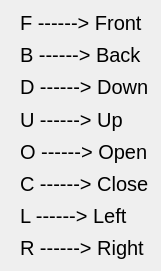
   <widget class="QWidget" name="widget_tips" native="true">
    <property name="geometry">
     <rect>
      <x>60</x>
      <y>170</y>
      <width>161</width>
      <height>271</height>
     </rect>
    </property>
    <widget class="QWidget" name="layoutWidget">
     <property name="geometry">
      <rect>
       <x>20</x>
       <y>10</y>
       <width>131</width>
       <height>251</height>
      </rect>
     </property>
     <layout class="QVBoxLayout" name="verticalLayout_tips">
      <item>
       <widget class="QLabel" name="label_tips3">
        <property name="font">
         <font>
          <pointsize>15</pointsize>
          <weight>50</weight>
          <italic>false</italic>
          <bold>false</bold>
         </font>
        </property>
        <property name="layoutDirection">
         <enum>Qt::LeftToRight</enum>
        </property>
        <property name="styleSheet">
         <string notr="true">background-color: rgb(255, 255, 255, 0);</string>
        </property>
        <property name="text">
         <string>F ------&gt; Front</string>
        </property>
        <property name="alignment">
         <set>Qt::AlignLeading|Qt::AlignLeft|Qt::AlignVCenter</set>
        </property>
       </widget>
      </item>
      <item>
       <widget class="QLabel" name="label_tips2">
        <property name="font">
         <font>
          <pointsize>15</pointsize>
          <weight>50</weight>
          <italic>false</italic>
          <bold>false</bold>
         </font>
        </property>
        <property name="styleSheet">
         <string notr="true">background-color: rgb(255, 255, 255, 0);</string>
        </property>
        <property name="text">
         <string>B ------&gt; Back</string>
        </property>
        <property name="alignment">
         <set>Qt::AlignLeading|Qt::AlignLeft|Qt::AlignVCenter</set>
        </property>
       </widget>
      </item>
      <item>
       <widget class="QLabel" name="label_tips4">
        <property name="font">
         <font>
          <pointsize>15</pointsize>
          <weight>50</weight>
          <italic>false</italic>
          <bold>false</bold>
         </font>
        </property>
        <property name="styleSheet">
         <string notr="true">background-color: rgb(255, 255, 255, 0);</string>
        </property>
        <property name="text">
         <string>D ------&gt; Down</string>
        </property>
        <property name="alignment">
         <set>Qt::AlignLeading|Qt::AlignLeft|Qt::AlignVCenter</set>
        </property>
       </widget>
      </item>
      <item>
       <widget class="QLabel" name="label_tips1_3">
        <property name="font">
         <font>
          <pointsize>15</pointsize>
          <weight>50</weight>
          <italic>false</italic>
          <bold>false</bold>
         </font>
        </property>
        <property name="styleSheet">
         <string notr="true">background-color: rgb(255, 255, 255, 0);</string>
        </property>
        <property name="text">
         <string>U ------&gt; Up</string>
        </property>
        <property name="alignment">
         <set>Qt::AlignLeading|Qt::AlignLeft|Qt::AlignVCenter</set>
        </property>
       </widget>
      </item>
      <item>
       <widget class="QLabel" name="label_tips1_2">
        <property name="font">
         <font>
          <pointsize>15</pointsize>
          <weight>50</weight>
          <italic>false</italic>
          <bold>false</bold>
         </font>
        </property>
        <property name="styleSheet">
         <string notr="true">background-color: rgb(255, 255, 255, 0);</string>
        </property>
        <property name="text">
         <string>O ------&gt; Open</string>
        </property>
        <property name="alignment">
         <set>Qt::AlignLeading|Qt::AlignLeft|Qt::AlignVCenter</set>
        </property>
       </widget>
      </item>
      <item>
       <widget class="QLabel" name="label_tips1_5">
        <property name="font">
         <font>
          <pointsize>15</pointsize>
          <weight>50</weight>
          <italic>false</italic>
          <bold>false</bold>
         </font>
        </property>
        <property name="styleSheet">
         <string notr="true">background-color: rgb(255, 255, 255, 0);</string>
        </property>
        <property name="text">
         <string>C ------&gt; Close</string>
        </property>
        <property name="alignment">
         <set>Qt::AlignLeading|Qt::AlignLeft|Qt::AlignVCenter</set>
        </property>
       </widget>
      </item>
      <item>
       <widget class="QLabel" name="label_tips1_4">
        <property name="font">
         <font>
          <pointsize>15</pointsize>
          <weight>50</weight>
          <italic>false</italic>
          <bold>false</bold>
         </font>
        </property>
        <property name="styleSheet">
         <string notr="true">background-color: rgb(255, 255, 255, 0);</string>
        </property>
        <property name="text">
         <string>L ------&gt; Left</string>
        </property>
        <property name="alignment">
         <set>Qt::AlignLeading|Qt::AlignLeft|Qt::AlignVCenter</set>
        </property>
       </widget>
      </item>
      <item>
       <widget class="QLabel" name="label_tips1">
        <property name="font">
         <font>
          <pointsize>15</pointsize>
          <weight>50</weight>
          <italic>false</italic>
          <bold>false</bold>
         </font>
        </property>
        <property name="styleSheet">
         <string notr="true">background-color: rgb(255, 255, 255, 0);</string>
        </property>
        <property name="text">
         <string>R ------&gt; Right</string>
        </property>
        <property name="alignment">
         <set>Qt::AlignLeading|Qt::AlignLeft|Qt::AlignVCenter</set>
        </property>
       </widget>
      </item>
     </layout>
    </widget>
   </widget>
